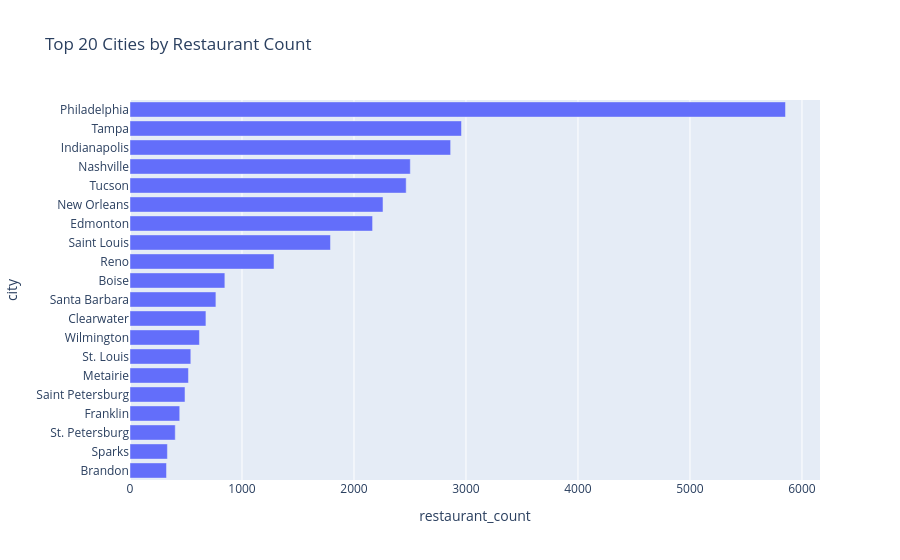

The code cell stored with this chart in its notebook:
### Markdown cell above
## 4) Geographic Spread

We examine top cities by restaurant count to understand market concentration and regional coverage.

### Code cell
from src.data.yelp_parser import CITY_ALIASES, normalize_city_names

if "city" in business_df.columns:
    # Show raw city counts first (before normalization).
    raw_city_counts = (
        business_df["city"]
        .fillna("Unknown")
        .astype(str)
        .str.strip()
        .replace("", "Unknown")
        .value_counts()
        .head(20)
        .rename_axis("city")
        .reset_index(name="restaurant_count")
    )

    fig_city_raw = px.bar(
        raw_city_counts,
        x="restaurant_count",
        y="city",
        orientation="h",
        title="Top 20 Cities by Restaurant Count (Raw — Before Normalization)",
    )
    fig_city_raw.update_layout(yaxis={"categoryorder": "total ascending"})
    fig_city_raw.show()

    # Check for known duplicates.
    all_cities = business_df["city"].fillna("Unknown").astype(str).str.strip()
    dups_found = {alias: canon for alias, canon in CITY_ALIASES.items() if alias in all_cities.values}
    if dups_found:
        display(Markdown(
            f"**City name duplicates detected:** {dups_found}. "
            "These are now normalized in the data pipeline via `normalize_city_names()`."
        ))

    # Show normalized city counts.
    biz_normalized = normalize_city_names(business_df, "city")
    norm_city_counts = (
        biz_normalized["city"]
        .fillna("Unknown")
        .astype(str)
        .str.strip()
        .replace("", "Unknown")
        .value_counts()
        .head(20)
        .rename_axis("city")
        .reset_index(name="restaurant_count")
    )

    fig_city_norm = px.bar(
        norm_city_counts,
        x="restaurant_count",
        y="city",
        orientation="h",
        title="Top 20 Cities by Restaurant Count (After Normalization)",
    )
    fig_city_norm.update_layout(yaxis={"categoryorder": "total ascending"})
    fig_city_norm.show()

    display(Markdown(
        "**CTR feature signal:** city/location is useful for regional behavior differences "
        "and local competition effects. City names are now normalized to avoid vocabulary fragmentation."
    ))
else:
    display(Markdown("`city` not found in business parquet."))

### Figure 1 — Plotly figure (JSON) as saved in the notebook; plotly's stock layout.template omitted (floating-point values rounded to 4 significant figures)
{"data": [{"hovertemplate": "restaurant_count=%{x}<br>city=%{y}<extra></extra>", "legendgroup": "", "marker": {"color": "#636efa", "pattern": {"shape": ""}}, "name": "", "orientation": "h", "showlegend": false, "textposition": "auto", "type": "bar", "x": [5853, 2960, 2863, 2503, 2466, 2259, 2166, 1790, 1286, 847, 767, 678, 620, 543, 522, 491, 444, 404, 334, 326], "xaxis": "x", "y": ["Philadelphia", "Tampa", "Indianapolis", "Nashville", "Tucson", "New Orleans", "Edmonton", "Saint Louis", "Reno", "Boise", "Santa Barbara", "Clearwater", "Wilmington", "St. Louis", "Metairie", "Saint Petersburg", "Franklin", "St. Petersburg", "Sparks", "Brandon"], "yaxis": "y"}], "layout": {"barmode": "relative", "legend": {"tracegroupgap": 0}, "title": {"text": "Top 20 Cities by Restaurant Count"}, "xaxis": {"anchor": "y", "domain": [0, 1], "title": {"text": "restaurant_count"}}, "yaxis": {"anchor": "x", "categoryorder": "total ascending", "domain": [0, 1], "title": {"text": "city"}}}}
